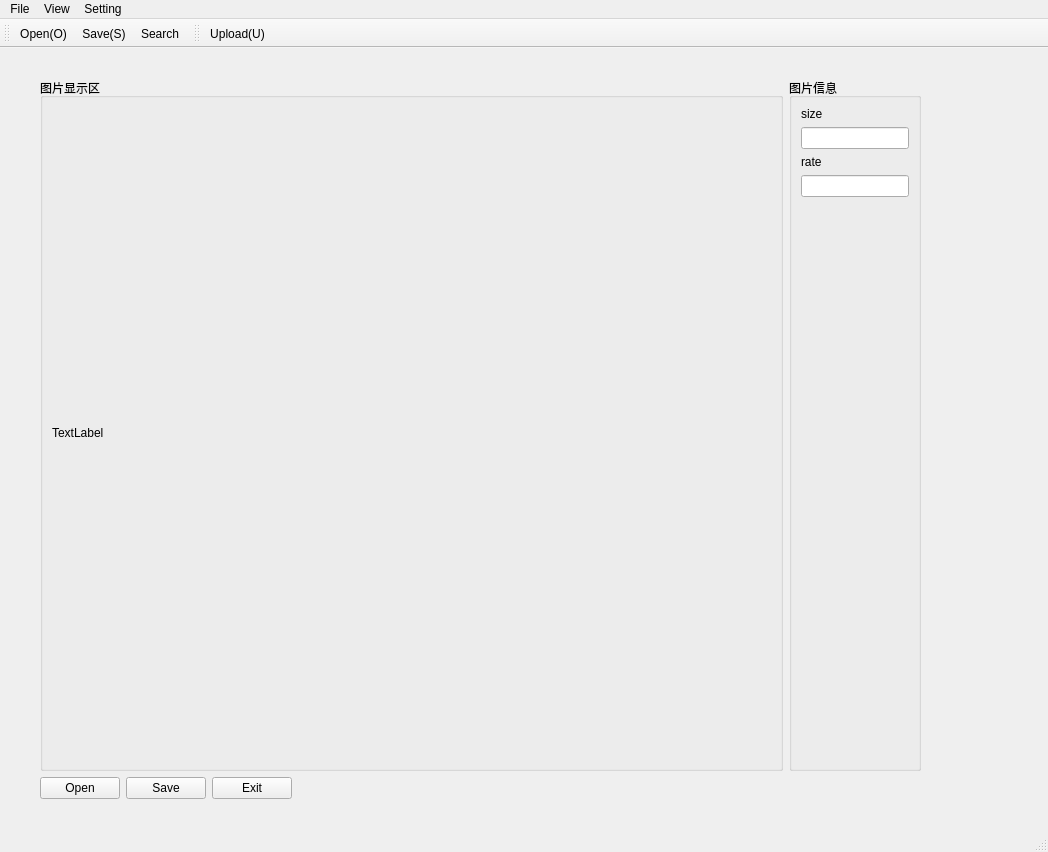
<?xml version="1.0" encoding="UTF-8"?>
<ui version="4.0">
 <class>MainWindow</class>
 <widget class="QMainWindow" name="MainWindow">
  <property name="geometry">
   <rect>
    <x>0</x>
    <y>0</y>
    <width>1048</width>
    <height>852</height>
   </rect>
  </property>
  <property name="windowTitle">
   <string>MainWindow</string>
  </property>
  <property name="windowIcon">
   <iconset resource="Designer/imageBrowser_icon.qrc">
    <normaloff>:/icon/平台运行动态.png</normaloff>:/icon/平台运行动态.png</iconset>
  </property>
  <widget class="QWidget" name="centralwidget">
   <widget class="QWidget" name="">
    <property name="geometry">
     <rect>
      <x>40</x>
      <y>30</y>
      <width>881</width>
      <height>721</height>
     </rect>
    </property>
    <layout class="QGridLayout" name="gridLayout_3">
     <item row="0" column="0">
      <widget class="QGroupBox" name="groupBox">
       <property name="minimumSize">
        <size>
         <width>600</width>
         <height>600</height>
        </size>
       </property>
       <property name="maximumSize">
        <size>
         <width>16777215</width>
         <height>16777215</height>
        </size>
       </property>
       <property name="title">
        <string>图片显示区</string>
       </property>
       <layout class="QGridLayout" name="gridLayout">
        <item row="0" column="0">
         <widget class="QLabel" name="image_label">
          <property name="text">
           <string>TextLabel</string>
          </property>
         </widget>
        </item>
       </layout>
      </widget>
     </item>
     <item row="0" column="1">
      <widget class="QGroupBox" name="groupBox_2">
       <property name="sizePolicy">
        <sizepolicy hsizetype="Fixed" vsizetype="Preferred">
         <horstretch>0</horstretch>
         <verstretch>0</verstretch>
        </sizepolicy>
       </property>
       <property name="minimumSize">
        <size>
         <width>100</width>
         <height>20</height>
        </size>
       </property>
       <property name="title">
        <string>图片信息</string>
       </property>
       <layout class="QGridLayout" name="gridLayout_2">
        <item row="0" column="0">
         <widget class="QLabel" name="label">
          <property name="text">
           <string>size</string>
          </property>
         </widget>
        </item>
        <item row="1" column="0">
         <widget class="QLineEdit" name="lineEdit"/>
        </item>
        <item row="2" column="0">
         <widget class="QLabel" name="label_2">
          <property name="text">
           <string>rate</string>
          </property>
         </widget>
        </item>
        <item row="3" column="0">
         <widget class="QLineEdit" name="lineEdit_2"/>
        </item>
        <item row="4" column="0">
         <spacer name="verticalSpacer">
          <property name="orientation">
           <enum>Qt::Vertical</enum>
          </property>
          <property name="sizeHint" stdset="0">
           <size>
            <width>20</width>
            <height>540</height>
           </size>
          </property>
         </spacer>
        </item>
       </layout>
      </widget>
     </item>
     <item row="1" column="0" colspan="2">
      <layout class="QHBoxLayout" name="horizontalLayout">
       <item>
        <widget class="QPushButton" name="pushButton">
         <property name="text">
          <string>Open</string>
         </property>
        </widget>
       </item>
       <item>
        <widget class="QPushButton" name="pushButton_2">
         <property name="text">
          <string>Save</string>
         </property>
        </widget>
       </item>
       <item>
        <widget class="QPushButton" name="pushButton_3">
         <property name="text">
          <string>Exit</string>
         </property>
        </widget>
       </item>
       <item>
        <spacer name="horizontalSpacer">
         <property name="orientation">
          <enum>Qt::Horizontal</enum>
         </property>
         <property name="sizeHint" stdset="0">
          <size>
           <width>338</width>
           <height>20</height>
          </size>
         </property>
        </spacer>
       </item>
      </layout>
     </item>
    </layout>
   </widget>
  </widget>
  <widget class="QMenuBar" name="menubar">
   <property name="geometry">
    <rect>
     <x>0</x>
     <y>0</y>
     <width>1048</width>
     <height>26</height>
    </rect>
   </property>
   <widget class="QMenu" name="menuFile">
    <property name="title">
     <string>File</string>
    </property>
    <addaction name="actionOpen_O"/>
    <addaction name="actionSave_S"/>
    <addaction name="action"/>
    <addaction name="actionExit_E"/>
   </widget>
   <widget class="QMenu" name="menuView">
    <property name="title">
     <string>View</string>
    </property>
    <addaction name="actionSearch"/>
   </widget>
   <widget class="QMenu" name="menuSetting">
    <property name="title">
     <string>Setting</string>
    </property>
    <addaction name="actionsetting"/>
    <addaction name="actionabout"/>
   </widget>
   <addaction name="menuFile"/>
   <addaction name="menuView"/>
   <addaction name="menuSetting"/>
  </widget>
  <widget class="QStatusBar" name="statusbar">
   <property name="statusTip">
    <string>Test</string>
   </property>
  </widget>
  <widget class="QToolBar" name="toolBar">
   <property name="windowTitle">
    <string>toolBar</string>
   </property>
   <attribute name="toolBarArea">
    <enum>TopToolBarArea</enum>
   </attribute>
   <attribute name="toolBarBreak">
    <bool>false</bool>
   </attribute>
   <addaction name="actionOpen_O"/>
   <addaction name="actionSave_S"/>
   <addaction name="actionSearch"/>
  </widget>
  <widget class="QToolBar" name="toolBar_2">
   <property name="windowTitle">
    <string>toolBar_2</string>
   </property>
   <attribute name="toolBarArea">
    <enum>TopToolBarArea</enum>
   </attribute>
   <attribute name="toolBarBreak">
    <bool>false</bool>
   </attribute>
   <addaction name="action"/>
  </widget>
  <action name="actionOpen_O">
   <property name="icon">
    <iconset resource="Designer/imageBrowser_icon.qrc">
     <normaloff>:/icon/打开.png</normaloff>:/icon/打开.png</iconset>
   </property>
   <property name="text">
    <string>Open(&amp;O)</string>
   </property>
  </action>
  <action name="actionSave_S">
   <property name="icon">
    <iconset resource="Designer/imageBrowser_icon.qrc">
     <normaloff>:/icon/保存 (2).png</normaloff>:/icon/保存 (2).png</iconset>
   </property>
   <property name="text">
    <string>Save(&amp;S)</string>
   </property>
  </action>
  <action name="actionExit_E">
   <property name="text">
    <string>Exit(&amp;E)</string>
   </property>
  </action>
  <action name="action">
   <property name="icon">
    <iconset resource="Designer/imageBrowser_icon.qrc">
     <normaloff>:/icon/保存 (1).png</normaloff>:/icon/保存 (1).png</iconset>
   </property>
   <property name="text">
    <string>Upload(&amp;U)</string>
   </property>
  </action>
  <action name="actionSearch">
   <property name="icon">
    <iconset resource="Designer/imageBrowser_icon.qrc">
     <normaloff>:/icon/搜索.png</normaloff>:/icon/搜索.png</iconset>
   </property>
   <property name="text">
    <string>Search</string>
   </property>
  </action>
  <action name="actionabout">
   <property name="text">
    <string>about</string>
   </property>
  </action>
  <action name="actionsetting">
   <property name="icon">
    <iconset resource="Designer/imageBrowser_icon.qrc">
     <normaloff>:/icon/设置.png</normaloff>:/icon/设置.png</iconset>
   </property>
   <property name="text">
    <string>setting</string>
   </property>
  </action>
 </widget>
 <resources>
  <include location="Designer/imageBrowser_icon.qrc"/>
 </resources>
 <connections/>
</ui>
